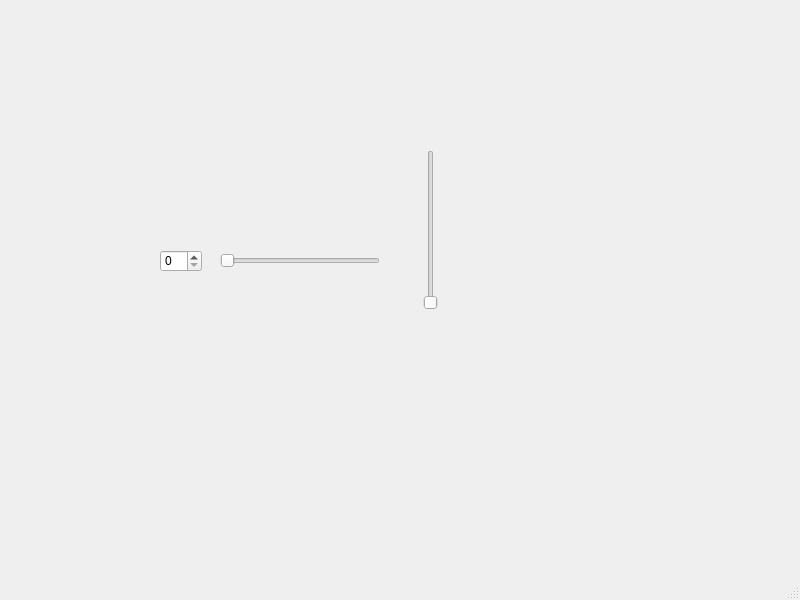
<?xml version="1.0" encoding="UTF-8"?>
<ui version="4.0">
 <class>MainWindow</class>
 <widget class="QMainWindow" name="MainWindow">
  <property name="geometry">
   <rect>
    <x>0</x>
    <y>0</y>
    <width>800</width>
    <height>600</height>
   </rect>
  </property>
  <property name="windowTitle">
   <string>MainWindow</string>
  </property>
  <widget class="QWidget" name="centralwidget">
   <widget class="QSlider" name="horizontalSlider">
    <property name="geometry">
     <rect>
      <x>220</x>
      <y>250</y>
      <width>160</width>
      <height>22</height>
     </rect>
    </property>
    <property name="orientation">
     <enum>Qt::Orientation::Horizontal</enum>
    </property>
   </widget>
   <widget class="QSlider" name="verticalSlider">
    <property name="geometry">
     <rect>
      <x>420</x>
      <y>150</y>
      <width>22</width>
      <height>160</height>
     </rect>
    </property>
    <property name="orientation">
     <enum>Qt::Orientation::Vertical</enum>
    </property>
   </widget>
   <widget class="QSpinBox" name="spinBox">
    <property name="geometry">
     <rect>
      <x>160</x>
      <y>250</y>
      <width>42</width>
      <height>22</height>
     </rect>
    </property>
   </widget>
  </widget>
  <widget class="QMenuBar" name="menubar">
   <property name="geometry">
    <rect>
     <x>0</x>
     <y>0</y>
     <width>800</width>
     <height>21</height>
    </rect>
   </property>
  </widget>
  <widget class="QStatusBar" name="statusbar"/>
 </widget>
 <resources/>
 <connections>
  <connection>
   <sender>spinBox</sender>
   <signal>valueChanged(int)</signal>
   <receiver>horizontalSlider</receiver>
   <slot>setValue(int)</slot>
   <hints>
    <hint type="sourcelabel">
     <x>182</x>
     <y>285</y>
    </hint>
    <hint type="destinationlabel">
     <x>274</x>
     <y>274</y>
    </hint>
   </hints>
  </connection>
  <connection>
   <sender>horizontalSlider</sender>
   <signal>sliderMoved(int)</signal>
   <receiver>spinBox</receiver>
   <slot>setValue(int)</slot>
   <hints>
    <hint type="sourcelabel">
     <x>288</x>
     <y>277</y>
    </hint>
    <hint type="destinationlabel">
     <x>184</x>
     <y>291</y>
    </hint>
   </hints>
  </connection>
 </connections>
</ui>
